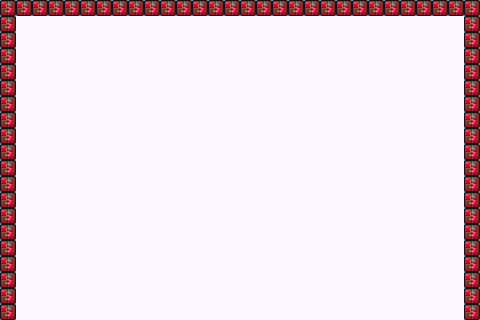

A level layout from a 2D game, rendered from its tile map. Below: a short description, then the map file with tile-grid data replaced by summaries:
An orthogonal 30x20 tile map with 16x16 px tiles, 2 tile layers (Background, collision), 2 tilesets and 6 objects (5x brick, paddle).

<map version="1.0" orientation="orthogonal" width="30" height="20" tilewidth="16" tileheight="16" backgroundcolor="#fcf7ff">
 <tileset firstgid="1" name="tiles" tilewidth="16" tileheight="16">
  <image source="../img/tiles.png" width="80" height="224" />
 </tileset>
 <tileset firstgid="71" name="solid-tile" tilewidth="16" tileheight="16">
  <image source="../img/solid-tile.png" width="16" height="16" />
  <tile id="0">
   <properties>
    <property name="type" value="solid" />
   </properties>
  </tile>
 </tileset>
 <layer name="Background" width="30" height="20">
  <data>[600 cells, 68 non-empty, 1 distinct tile ids]</data>
 </layer>
 <objectgroup color="#930000" name="entity-paddle" width="30" height="20">
  <object name="paddle" x="144" y="288" width="48" height="16" />
 </objectgroup>
 <layer name="collision" width="30" height="20" opacity="0.39">
  <data>[600 cells, 68 non-empty, 1 distinct tile ids]</data>
 </layer>
 <objectgroup color="#a30bbd" name="entities-brick" width="30" height="20">
  <object name="brick" x="288" y="112" width="32" height="16" />
  <object name="brick" x="288" y="64" width="32" height="16" />
  <object name="brick" x="160" y="80" width="32" height="16" />
  <object name="brick" x="64" y="112" width="32" height="16" />
  <object name="brick" x="304" y="160" width="32" height="16" />
 </objectgroup>
</map>
